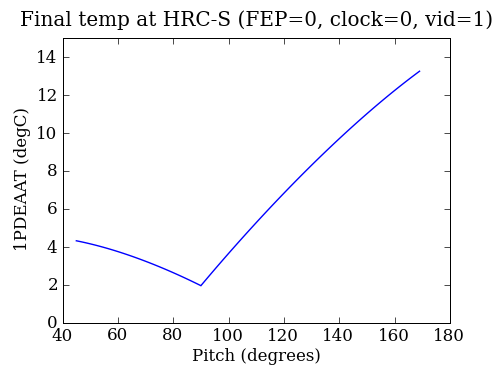

This chart was generated by the following Python code:
#!/usr/bin/env python
import numpy as np
import twodof
import characteristics
from pylab import *

simz_hrcs = -99616
power = dict((x[0:3], x[3]) for x in characteristics.psmc_power)
cols = 'tstart  tstop  power  pitch  simpos'.split()

pitchs = range(45, 170, 1)
settle_temps = []

for pitch in pitchs:
    states = []
    states.append((0., 500000., power[0, 1, 0], pitch, simz_hrcs))

    states = np.rec.fromrecords(states, names=cols)

    dea0 = 25.
    pin0 = 35.
    times = np.arange(states['tstart'][0], states['tstop'][-1], 10000.)

    T_pin, T_dea = twodof.calc_twodof_model(states, pin0, dea0, times,
                                            par=characteristics.model_par,
                                            dt=10000.)
    settle_temps.append(T_dea[-1])
                  
figure(1, figsize=(5, 3.75))
clf()
plot(pitchs, settle_temps)
ylim(0, 15)
ylabel('1PDEAAT (degC)')
xlabel('Pitch (degrees)')
title('Final temp at HRC-S (FEP=0, clock=0, vid=1)')
subplots_adjust(bottom=0.14)
savefig('scs107_settling.png')       
